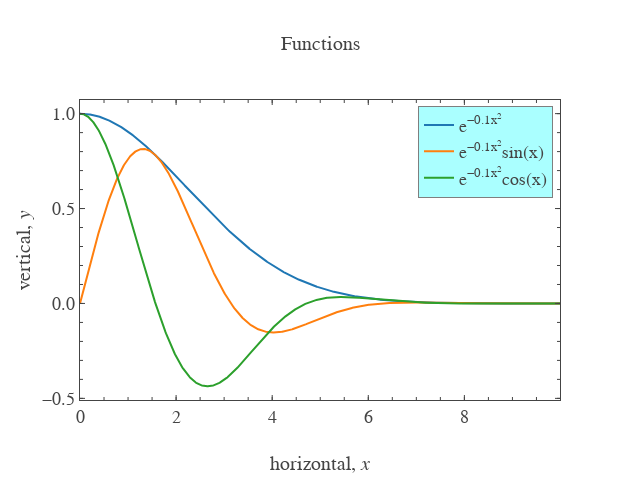

Here is the notebook cell this chart was saved with:
### Code cell
plt.scatter(data).show()

### Figure 1 — Plotly figure (JSON) as saved in the notebook; plotly's stock layout.template omitted (floating-point values rounded to 4 significant figures; data arrays with more than 128 entries replaced by an {"elided": "..."} marker saying what was removed)
{"data": [{"name": "e<sup>−0.1x<sup>2</sup></sup>", "type": "scatter", "uid": "11e4e94f-2233-49bf-bdbf-ffd9a1410454", "x": {"elided": "1000 float values"}, "y": {"elided": "1000 float values"}}, {"name": "e<sup>−0.1x<sup>2</sup></sup>sin(x)", "type": "scatter", "uid": "a59c4afc-6def-4bcb-be69-d1a1bf84b193", "x": {"elided": "1000 float values"}, "y": {"elided": "1000 float values"}}, {"name": "e<sup>−0.1x<sup>2</sup></sup>cos(x)", "type": "scatter", "uid": "a1456ba6-e4af-4940-8068-c38a9bd3a8ca", "x": {"elided": "1000 float values"}, "y": {"elided": "1000 float values"}}, {"type": "scatter", "uid": "2dee4fbc-c828-4558-b5b1-9c51bfc5a3ce", "visible": false, "xaxis": "x100", "yaxis": "y100"}], "layout": {"font": {"family": "Arial", "size": 18}, "height": 480, "legend": {"bgcolor": "#aaffff", "bordercolor": "#000000", "borderwidth": 0.5, "x": 0.9844, "xanchor": "right", "y": 0.9792, "yanchor": "top"}, "title": "Functions", "titlefont": {"family": "Arial", "size": 20}, "width": 640, "xaxis": {"dtick": 2, "hoverformat": ".f", "mirror": "ticks", "range": [0, 9.99], "showgrid": false, "showline": true, "showticklabels": true, "ticklen": 5, "ticks": "inside", "title": "horizontal, <i>x</i>", "titlefont": {"family": "Arial", "size": 20}, "zeroline": false}, "xaxis100": {"dtick": 0.5, "mirror": "ticks", "overlaying": "x", "range": [0, 9.99], "scaleanchor": "x", "showgrid": false, "showline": false, "showticklabels": false, "ticklen": 3, "ticks": "inside", "zeroline": false}, "yaxis": {"dtick": 0.5, "hoverformat": ".f", "mirror": "ticks", "range": [-0.5086, 1.072], "showgrid": false, "showline": true, "showticklabels": true, "tickformat": ".1f", "ticklen": 5, "ticks": "inside", "title": "vertical, <i>y</i>", "titlefont": {"family": "Arial", "size": 20}, "zeroline": false}, "yaxis100": {"dtick": 0.1, "mirror": "ticks", "overlaying": "y", "range": [-0.5086, 1.072], "scaleanchor": "y", "showgrid": false, "showline": false, "showticklabels": false, "ticklen": 3, "ticks": "inside", "zeroline": false}}}
